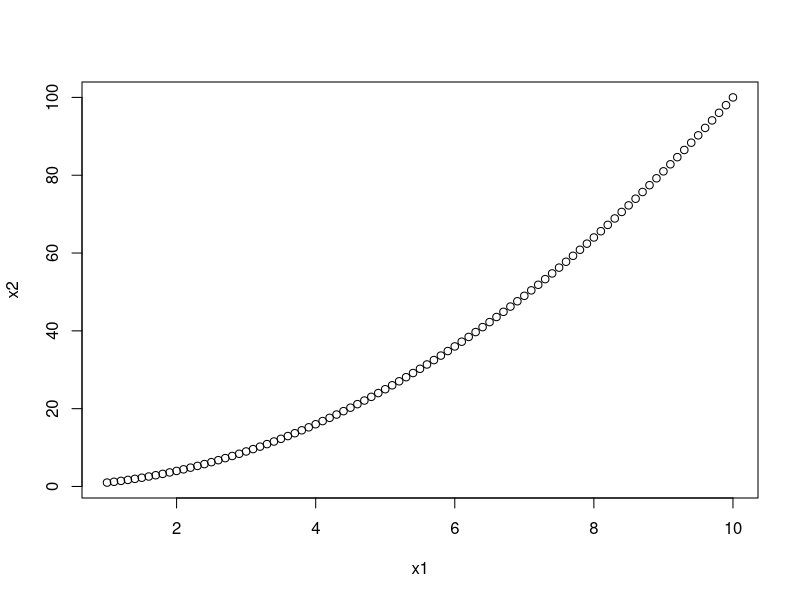

This figure's R source:
x1=seq(1,10,0.1)
print(x1)
x2=x1^2
print(x2)
x3=seq(1,6)
print(x3)
x4=seq(1,6,1)
print(x4)
length(x1)
is(x1)
class(x1)
print(x1[0])
print(x1[1])
x1[length(x1)]
print(x1[c(2,3)])
#x1[c(-1,2)]       ne fonctionne pas car -1 n'est pas un indice valide
print(x1[-1])
print(x1%%3)
print(x1[x1%%3==0])
which (x1%%3==0)
x1[which(x1%%3==0)]


id = c(1, 2, 3)
module = c("maths", "informatique", "réseaux")
heure = c(30, 60, 15)
df = data.frame(id=id, module=module, heure=heure)
print(df)


plot(x1,x2)
